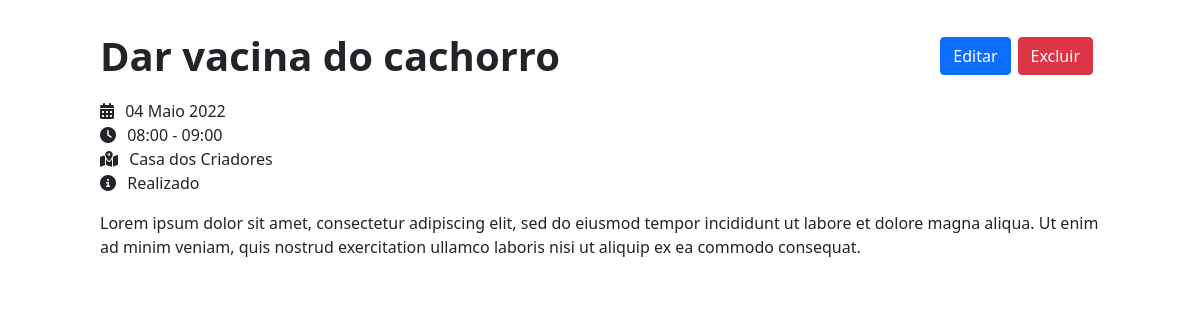
/compromisso/86, run on the app's committed database.
### agenda_app/models.py (models this page shows, shortened)
class Compromisso(models.Model):
    titulo = models.CharField(max_length=120)
    observacoes = models.TextField(blank=True)
    data = models.DateField(blank=False)
    hora_Inicio = models.TimeField(auto_now_add=False, blank=False)
    hora_Fim = models.TimeField(auto_now_add=False, blank=False)
    local = models.CharField(max_length=120)
    status = models.CharField(
        max_length=10,
        choices=STATUS,
    )

### agenda_app/views.py (the view)
# urls.py: path('compromisso/<int:id>', views.compromissoView, name='comp-view'),
def compromissoView(request, id):
    compromisso = get_object_or_404(Compromisso, pk=id)
    return render(request, 'agenda_app/compromisso.html', {'compromisso': compromisso})

### agenda_app/templates/agenda_app/compromisso.html (shortened to what this page needs)
{% extends 'base.html' %}
{% block content %}
  <div class="offset-1 col-10 home-div">
    <div class="col-12 bar-div">
      <h1>{{compromisso.titulo}}</h1>
      <div class="col-2 buttons-div">
        <a href="/editar/{{compromisso.id}}">
          <button type="button" class="btn btn-primary">Editar</button>
        </a>
        <a href="/excluir/{{compromisso.id}}">
          <button type="button" class="btn btn-danger">Excluir</button>
        </a>
      </div>
    </div>
    <ul class="info-compromisso">
      <li>
        <i class="fas fa-calendar-alt"></i>
        <p>{{compromisso.data | date:'d F Y'}}</p>
      </li>
      <li>
        <i class="fas fa-clock"></i>
        <p>{{compromisso.hora_Inicio | date:'H:i'}} - {{compromisso.hora_Fim | date:'H:i'}}</p>
      </li>
      <li>
        <i class="fas fa-map-marked-alt"></i>
        <p>{{compromisso.local}}</p>
      </li>
      <li>
        <i class="fas fa-info-circle"></i>
        <p>{{compromisso.status | title}}
      </li>
    </ul>
    <p>{{compromisso.observacoes}}</p>
  </div>
{% endblock %}

### agenda_app/static/css/styles.css (style rules this page uses)
.home-div { padding: 0; margin-top: 2em; margin-bottom: 2em; }
.home-div h1 { font-weight: bold; margin-bottom: 0.6em; }
.info-compromisso { padding: 0; }
.info-compromisso p { margin: 0; padding-left: 0.7em; }
.info-compromisso li { list-style-type: none; display: flex; align-items: center; }
.bar-div { padding: 0; display: flex; justify-content: space-between; margin-bottom: 1.2em; }
.bar-div h1 { margin: 0; }
.buttons-div { padding: 0; display: flex; justify-content: space-evenly; align-items: center; }

### data on the page
Compromisso: titulo "Dar vacina do cachorro", data "04 Maio 2022", hora_Inicio "08:00", hora_Fim "09:00", local "Casa dos Criadores", status "Realizado", observacoes "Lorem ipsum dolor sit amet, consectetur adipiscing elit, sed do eiusmod tempor incididunt ut labore et dolore magna aliqua. Ut enim ad minim veniam, quis nostrud exercitation ullamco laboris nisi ut aliquip ex ea commodo consequat."
